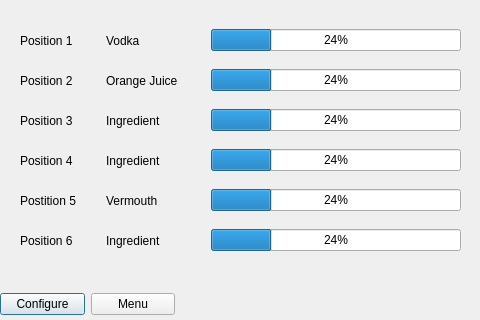
<?xml version="1.0" encoding="UTF-8"?>
<ui version="4.0">
 <class>system_status</class>
 <widget class="QDialog" name="system_status">
  <property name="geometry">
   <rect>
    <x>0</x>
    <y>0</y>
    <width>480</width>
    <height>320</height>
   </rect>
  </property>
  <property name="windowTitle">
   <string>Dialog</string>
  </property>
  <widget class="QWidget" name="horizontalLayoutWidget">
   <property name="geometry">
    <rect>
     <x>0</x>
     <y>289</y>
     <width>175</width>
     <height>31</height>
    </rect>
   </property>
   <layout class="QHBoxLayout" name="horizontalLayout">
    <item>
     <widget class="QPushButton" name="btn_to_configure">
      <property name="text">
       <string>Configure</string>
      </property>
     </widget>
    </item>
    <item>
     <widget class="QPushButton" name="btn_to_menu">
      <property name="text">
       <string>Menu</string>
      </property>
     </widget>
    </item>
   </layout>
  </widget>
  <widget class="QWidget" name="horizontalLayoutWidget_3">
   <property name="geometry">
    <rect>
     <x>20</x>
     <y>20</y>
     <width>441</width>
     <height>41</height>
    </rect>
   </property>
   <layout class="QHBoxLayout" name="horizontalLayout_3">
    <item>
     <widget class="QLabel" name="label_3">
      <property name="maximumSize">
       <size>
        <width>80</width>
        <height>16777215</height>
       </size>
      </property>
      <property name="text">
       <string>Position 1</string>
      </property>
     </widget>
    </item>
    <item>
     <widget class="QLabel" name="label_6">
      <property name="maximumSize">
       <size>
        <width>100</width>
        <height>16777215</height>
       </size>
      </property>
      <property name="text">
       <string>Vodka</string>
      </property>
     </widget>
    </item>
    <item>
     <widget class="QProgressBar" name="progressBar_3">
      <property name="maximumSize">
       <size>
        <width>250</width>
        <height>16777215</height>
       </size>
      </property>
      <property name="value">
       <number>24</number>
      </property>
     </widget>
    </item>
   </layout>
  </widget>
  <widget class="QWidget" name="horizontalLayoutWidget_4">
   <property name="geometry">
    <rect>
     <x>20</x>
     <y>60</y>
     <width>441</width>
     <height>41</height>
    </rect>
   </property>
   <layout class="QHBoxLayout" name="horizontalLayout_4">
    <item>
     <widget class="QLabel" name="label_4">
      <property name="maximumSize">
       <size>
        <width>80</width>
        <height>16777215</height>
       </size>
      </property>
      <property name="text">
       <string>Position 2</string>
      </property>
     </widget>
    </item>
    <item>
     <widget class="QLabel" name="label_7">
      <property name="maximumSize">
       <size>
        <width>100</width>
        <height>16777215</height>
       </size>
      </property>
      <property name="text">
       <string>Orange Juice</string>
      </property>
     </widget>
    </item>
    <item>
     <widget class="QProgressBar" name="progressBar_4">
      <property name="maximumSize">
       <size>
        <width>250</width>
        <height>16777215</height>
       </size>
      </property>
      <property name="value">
       <number>24</number>
      </property>
     </widget>
    </item>
   </layout>
  </widget>
  <widget class="QWidget" name="horizontalLayoutWidget_5">
   <property name="geometry">
    <rect>
     <x>20</x>
     <y>100</y>
     <width>441</width>
     <height>41</height>
    </rect>
   </property>
   <layout class="QHBoxLayout" name="horizontalLayout_6">
    <item>
     <widget class="QLabel" name="label_9">
      <property name="maximumSize">
       <size>
        <width>80</width>
        <height>16777215</height>
       </size>
      </property>
      <property name="text">
       <string>Position 3</string>
      </property>
     </widget>
    </item>
    <item>
     <widget class="QLabel" name="label_10">
      <property name="maximumSize">
       <size>
        <width>100</width>
        <height>16777215</height>
       </size>
      </property>
      <property name="text">
       <string>Ingredient</string>
      </property>
     </widget>
    </item>
    <item>
     <widget class="QProgressBar" name="progressBar_6">
      <property name="maximumSize">
       <size>
        <width>250</width>
        <height>16777215</height>
       </size>
      </property>
      <property name="value">
       <number>24</number>
      </property>
     </widget>
    </item>
   </layout>
  </widget>
  <widget class="QWidget" name="horizontalLayoutWidget_6">
   <property name="geometry">
    <rect>
     <x>20</x>
     <y>140</y>
     <width>441</width>
     <height>41</height>
    </rect>
   </property>
   <layout class="QHBoxLayout" name="horizontalLayout_7">
    <item>
     <widget class="QLabel" name="label_11">
      <property name="maximumSize">
       <size>
        <width>80</width>
        <height>16777215</height>
       </size>
      </property>
      <property name="text">
       <string>Position 4</string>
      </property>
     </widget>
    </item>
    <item>
     <widget class="QLabel" name="label_12">
      <property name="maximumSize">
       <size>
        <width>100</width>
        <height>16777215</height>
       </size>
      </property>
      <property name="text">
       <string>Ingredient</string>
      </property>
     </widget>
    </item>
    <item>
     <widget class="QProgressBar" name="progressBar_7">
      <property name="maximumSize">
       <size>
        <width>250</width>
        <height>16777215</height>
       </size>
      </property>
      <property name="value">
       <number>24</number>
      </property>
     </widget>
    </item>
   </layout>
  </widget>
  <widget class="QWidget" name="horizontalLayoutWidget_7">
   <property name="geometry">
    <rect>
     <x>20</x>
     <y>180</y>
     <width>441</width>
     <height>41</height>
    </rect>
   </property>
   <layout class="QHBoxLayout" name="horizontalLayout_8">
    <item>
     <widget class="QLabel" name="label_13">
      <property name="maximumSize">
       <size>
        <width>80</width>
        <height>16777215</height>
       </size>
      </property>
      <property name="text">
       <string>Postition 5</string>
      </property>
     </widget>
    </item>
    <item>
     <widget class="QLabel" name="label_14">
      <property name="maximumSize">
       <size>
        <width>100</width>
        <height>16777215</height>
       </size>
      </property>
      <property name="text">
       <string>Vermouth</string>
      </property>
     </widget>
    </item>
    <item>
     <widget class="QProgressBar" name="progressBar_8">
      <property name="maximumSize">
       <size>
        <width>250</width>
        <height>16777215</height>
       </size>
      </property>
      <property name="value">
       <number>24</number>
      </property>
     </widget>
    </item>
   </layout>
  </widget>
  <widget class="QWidget" name="horizontalLayoutWidget_8">
   <property name="geometry">
    <rect>
     <x>20</x>
     <y>220</y>
     <width>441</width>
     <height>41</height>
    </rect>
   </property>
   <layout class="QHBoxLayout" name="horizontalLayout_9">
    <item>
     <widget class="QLabel" name="label_15">
      <property name="maximumSize">
       <size>
        <width>80</width>
        <height>16777215</height>
       </size>
      </property>
      <property name="text">
       <string>Position 6</string>
      </property>
     </widget>
    </item>
    <item>
     <widget class="QLabel" name="label_16">
      <property name="maximumSize">
       <size>
        <width>100</width>
        <height>16777215</height>
       </size>
      </property>
      <property name="text">
       <string>Ingredient</string>
      </property>
     </widget>
    </item>
    <item>
     <widget class="QProgressBar" name="progressBar_9">
      <property name="maximumSize">
       <size>
        <width>250</width>
        <height>16777215</height>
       </size>
      </property>
      <property name="value">
       <number>24</number>
      </property>
     </widget>
    </item>
   </layout>
  </widget>
 </widget>
 <resources/>
 <connections/>
</ui>
